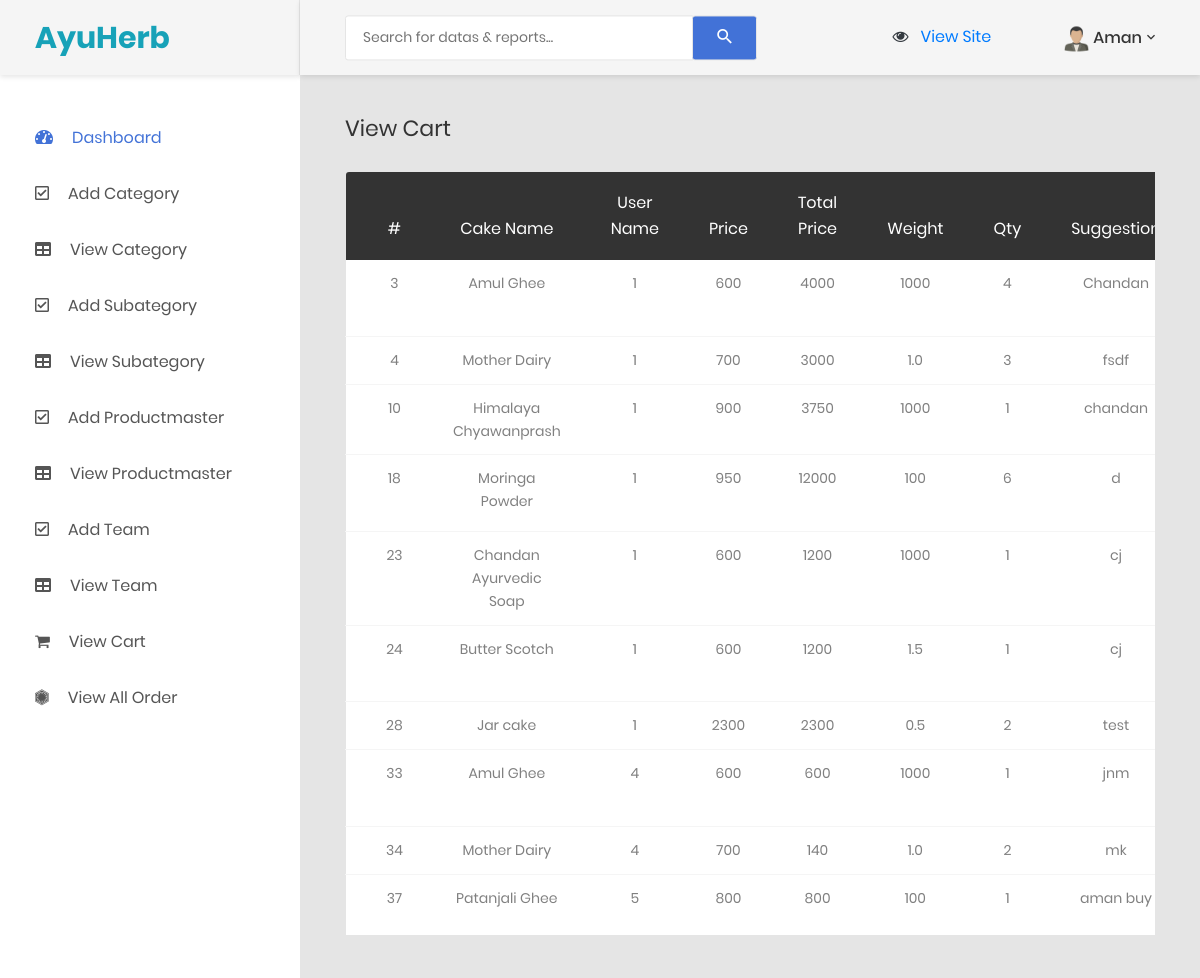
Screenshot of /Admin/view_cart.php (signed in) with the database file from the repository.
### tables this page shows
CREATE TABLE `cart` (
  `cart_id` int(11) NOT NULL,
  `cake_id` varchar(100) NOT NULL,
  `user_id` varchar(100) NOT NULL,
  `price` varchar(100) NOT NULL,
  `total_price` varchar(100) NOT NULL,
  `s_weight` varchar(100) NOT NULL,
  `qty` varchar(100) NOT NULL,
  `suggestion` varchar(1000) NOT NULL,
  `photo` text NOT NULL,
  `status` varchar(50) NOT NULL
);

CREATE TABLE `product_master` (
  `cake_id` int(11) NOT NULL,
  `c_id` varchar(100) NOT NULL,
  `s_id` varchar(100) NOT NULL,
  `name` varchar(100) NOT NULL,
  `price` varchar(100) NOT NULL,
  `description` varchar(2000) NOT NULL,
  `weight` varchar(100) NOT NULL,
  `flavour` varchar(100) NOT NULL,
  `image` text NOT NULL,
  `mimage` text NOT NULL
);

### Admin/view_cart.php (the view, shortened to what this page needs)
<?php
    include('header.php');
        $sel = "select * from cart JOIN product_master ON product_master.cake_id = cart.cake_id";
        $qu = mysqli_query($con,$sel);
 ?>
            <div class="main-content">
                <div class="section__content section__content--p30">
                    <div class="container-fluid">
                    <div class="row">
                       <div class="col-md-12">
                                    <h4 class="title-1">View Cart</h4>
                                </div>
                       </div>
                        <div class="row m-t-30">
                            <div class="col-md-12">
                                <div class="table-responsive m-b-40">
                                    <table class="table table-borderless table-data3">
                                        <thead>
                                            <tr style="text-align: center;">
                                                <th>#</th>
                                                <th>Cake Name</th>
                                                <th>User Name</th>
                                                <th>Price</th>
                                                <th>Total Price</th>
                                                <th>Weight</th>
                                                <th>Qty</th>
                                                <th>Suggestion</th>
                                            </tr>
                                        </thead>
                                        <tbody>
                                        <?php while($record = mysqli_fetch_array($qu)) { ?>
                                            <tr style="text-align: center;">
                                                <td><?php echo $record['cart_id']; ?></td>
                                                <td><?php echo $record['name']; ?></td>
                                                <td><?php echo $record['user_id']; ?></td>
                                                <td><?php echo $record['price']; ?></td>
                                                <td><?php echo $record['total_price']; ?></td>
                                                <td><?php echo $record['weight']; ?></td>
                                                <td><?php echo $record['qty']; ?></td>
                                                <td><?php echo $record['suggestion']; ?></td>
                                            </tr>
                                        <?php } ?>
                                        </tbody>
                                    </table>
                                </div>
                            </div>
                        </div>
                    </div>
                </div>
            </div>
        </div>
    </div>
<?php include('footer.php'); ?>

### rows the page displays
cart: cart_id "3", cake.name "Amul Ghee", user "1", cake.price "600", total_price "4000", cake.weight "1000", qty "4", suggestion "Chandan"
cart: cart_id "4", cake.name "Mother Dairy", user "1", cake.price "700", total_price "3000", cake.weight "1.0", qty "3", suggestion "fsdf"
cart: cart_id "10", cake.name "Himalaya Chyawanprash", user "1", cake.price "900", total_price "3750", cake.weight "1000", qty "1", suggestion "chandan"
cart: cart_id "18", cake.name "Moringa Powder", user "1", cake.price "950", total_price "12000", cake.weight "100", qty "6", suggestion "d"
cart: cart_id "23", cake.name "Chandan Ayurvedic Soap", user "1", cake.price "600", total_price "1200", cake.weight "1000", qty "1", suggestion "cj"
cart: cart_id "24", cake.name "Butter Scotch", user "1", cake.price "600", total_price "1200", cake.weight "1.5", qty "1", suggestion "cj"
cart: cart_id "28", cake.name "Jar cake", user "1", cake.price "2300", total_price "2300", cake.weight "0.5", qty "2", suggestion "test"
cart: cart_id "33", cake.name "Amul Ghee", user "4", cake.price "600", total_price "600", cake.weight "1000", qty "1", suggestion "jnm"
cart: cart_id "34", cake.name "Mother Dairy", user "4", cake.price "700", total_price "140", cake.weight "1.0", qty "2", suggestion "mk"
cart: cart_id "37", cake.name "Patanjali Ghee", user "5", cake.price "800", total_price "800", cake.weight "100", qty "1", suggestion "aman buy"

### other values shown
$_SESSION['admin']['name'] "Aman"
